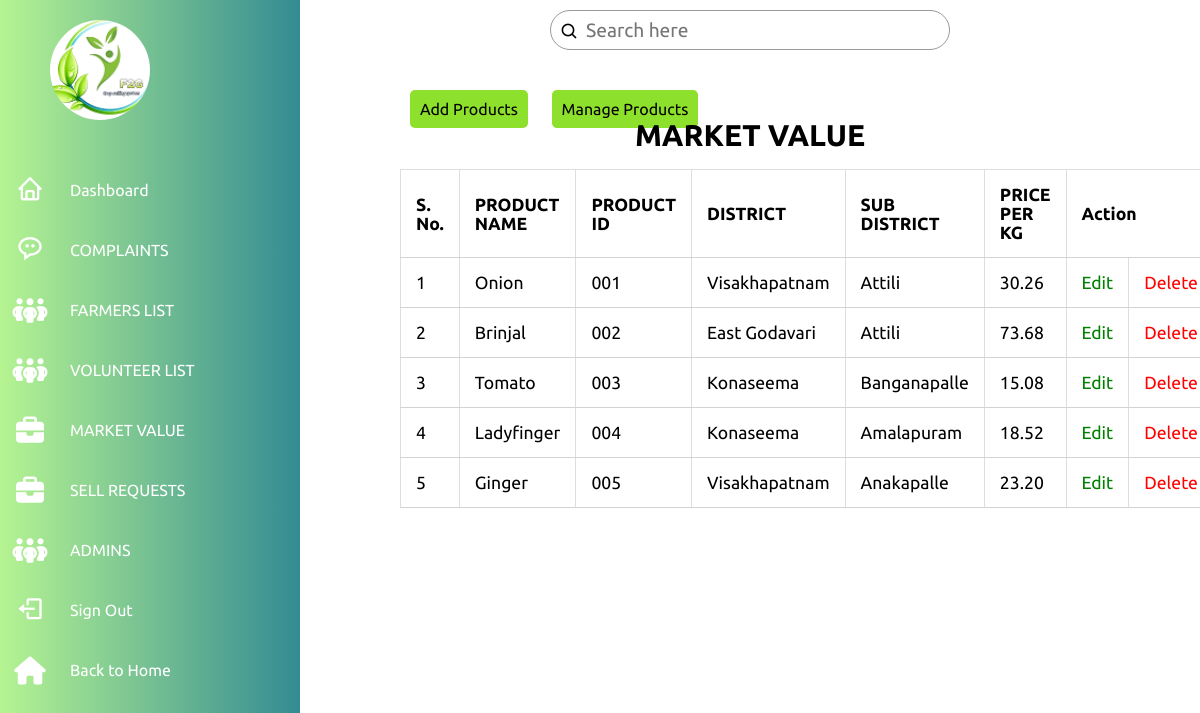
The page /admin-panel/marketvalue/index.php (signed in) on the database its author committed.
### tables this page shows
CREATE TABLE `marketvalue` (
  `id` int(11) NOT NULL,
  `pro_name` text DEFAULT NULL,
  `pro_id` text DEFAULT NULL,
  `district` text DEFAULT NULL,
  `subdistrict` text DEFAULT NULL,
  `price` text DEFAULT NULL
);

### admin-panel/marketvalue/index.php (the view, shortened to what this page needs)
<?php
    if(isset($_SESSION['admin']) && $_SESSION['admin'] == 'admin'){
    require_once('../config.php');
?>
<!DOCTYPE html>
<html lang="en">
<head>
    <link rel="stylesheet" href="../admin.css">
    <link href='https://unpkg.com/boxicons@2.1.4/css/boxicons.min.css' rel='stylesheet'>
    <link rel="stylesheet" href="https://cdnjs.cloudflare.com/ajax/libs/font-awesome/6.3.0/css/all.min.css">
</head>
<body>
    <div class="container">
        <div class="navigation">
            <ul>
                <li>
                    <a href="#">
                        <div class="user">
                            <img src="../images/logo.png">
                        </div>
                    </a>
                </li>
                <li>
                    <a href="../admin.php">
                        <span class="icon"><i class='bx bx-home' ></i></span>
                        <span class="title">Dashboard</span>
                    </a>
                </li>
                <li>
                    <a href="../messages/index.php">
                        <span class="icon"><i class='bx bx-message-rounded-dots' ></i></span>
                        <span class="title">COMPLAINTS</span>
                    </a>
                </li>
                <li>
                    <a href="../farmers/farmer.php">
                        <span class="icon"><i class="fa-solid fa-people-group"></i></span>
                        <span class="title">FARMERS LIST</span>
                    </a>
                </li>
                <li>
                    <a href="../volunteers/volunteer.php">
                        <span class="icon"><i class="fa-solid fa-people-group"></i></span>
                        <span class="title">VOLUNTEER LIST</span>
                    </a>
                </li>
                <li>
                    <a href="#">
                        <span class="icon"><i class="fa-solid fa-briefcase"></i></span>
                        <span class="title">MARKET VALUE</span>
                    </a>
                </li>
                <li>
                    <a href="../sell-requests/sellrequests.php">
                        <span class="icon"><i class="fa-solid fa-briefcase"></i></span>
                        <span class="title">SELL REQUESTS</span>
                    </a>
                </li>
                <li>
                    <a href="../admins/index.php">
                        <span class="icon"><i class="fa-solid fa-people-group"></i></span>
                        <span class="title">ADMINS</span>
                    </a>
                </li>
                <li>
                    <a href="../../logout.php">
                        <span class="icon"><i class='bx bx-log-out'></i></span>
                        <span class="title">Sign Out</span>
                    </a>
                </li>
                <li>
                    <a href="../../index.php">
                        <span class="icon"><i class="fa-sharp fa-solid fa-house"></i></span>
                        <span class="title">Back to Home</span>
                    </a>
                </li>
            </ul>
        </div>
    </div>
    <div class="main">
        <div class="topbar">
            <div class="search">
                <label>
                    <input type="text" placeholder="Search here">
                    <i class='bx bx-search' ></i>
                </label>
            </div>
        </div>
       <div class="admin-content">
        <div class="button-group">
            <a href="./create.php" class="admin-btn btn-blg">Add Products</a>
            <a href="./index.php" class="admin-btn btn-blg">Manage Products</a>
        </div>
        <div class="content">
            <h2 class="page-title">MARKET VALUE</h2>
            <table>
                <thead>
                    <th>S. No.</th>
                    <th>PRODUCT NAME</th>
                    <th>PRODUCT ID</th>
                    <th>DISTRICT</th>
                    <th>SUB DISTRICT</th>
                    <th>PRICE PER KG</th>
                    <th colspan="2">Action</th>
                </thead>
                <tbody>
                    <?php
                        $products = mysqli_query($db,"SELECT * FROM `marketvalue`");
                        if(!$products){
                            die("Invalid Query !!!".mysqli_connect_error());
                        }
                        else{
                            while($row = mysqli_fetch_assoc($products)){
                                echo "
                                    <tr>
                                        <td>$row[id]</td>
                                        <td>$row[pro_name]</td>
                                        <td>$row[pro_id]</td>
                                        <td>$row[district]</td>
                                        <td>$row[subdistrict]</td>
                                        <td>$row[price]</td>
                                        <td><a href='./edit.php?id=$row[id]' class='edit'>Edit</a></td>
                                        <td><a href='./delete.php?id=$row[id]' class='delete'>Delete</a></td>
                                    </tr>
                                ";
                            }
                        }
                    ?>
                </tbody>
            </table>
        </div>
    </div>
    </div>
</body>
</html>
<?php
    }
    else{
        header("Location: ../../index.php");
    }
?>

### admin-panel/admin.css (style rules this page uses)
* { margin: 0; padding: 0; box-sizing: border-box; font-family: 'Ubuntu', sans-serif; }
:root { --violet: linear-gradient(to right, rgb(182, 244, 146), rgb(51, 139, 147)); --white: #fff; --grey: #f5f5f5; --black1: #222; --black2: #999; }
body { min-height: 100vh; overflow-x: hidden; }
a { text-decoration: none; }
th ,td { border: 1px solid #dddddd; text-align: left; padding: 8px; }
.admin-btn { padding: 10px; margin: 10px; width: 100px; border-radius: 5px; color: black; background: #8de02c; }
.container { position: relative; width: 100%; }
.navigation { position: fixed; width: 300px; height: 100%; background: var(--violet); border-left: 10px solid var(--violet); transition: 0.5s; overflow: hidden; }
.navigation ul { position: absolute; top: 0; left: 0; width: 100%; }
.navigation ul li { position: relative; width: 100%; list-style: none; border-top-left-radius: 30px; border-bottom-left-radius: 30px; }
.navigation ul li:nth-child(1) { margin-bottom: 40px; pointer-events: none; }
.navigation ul li a { position: relative; display: block; width: 100%; display: flex; text-decoration: none; color: var(--white); }
.navigation ul li a .icon { position: relative; display: block; min-width: 60px; height: 60px; line-height: 70px; text-align: center; }
.navigation ul li a .icon i { font-size: 1.75em; }
.navigation ul li a .title { position: relative; display: block; padding: 0 10px; line-height: 60px; text-align: start; white-space: nowrap; }
.main { position: absolute; width: calc(100% - 300px); left: 300px; min-height: 100vh; background: var(--white); transition: 0.5s; }
.topbar { width: 100%; height: 60px; display: flex; justify-content: space-around; align-items: center; padding: 0 10px; }
.search { position: relative; width: 400px; margin: 0 10px; }
.search label { position: relative; width: 100%; }
.search label input { width: 100%; height: 40px; border-radius: 40px; padding: 5px 20px; padding-left: 35px; font-size: 1.2em; outline: none; border: 1px solid var(--black2); }
.search label i { position: absolute; top: 0; left: 10px; font-size: 1.2em; }
.user { position: relative; margin-top: 20px; margin-left: 50px; width: 100px; height: 100px; border-radius: 50%; overflow: hidden; cursor: pointer; }
.user img { position: relative; top: 0; left: 0; width: 100%; height: 100%; object-fit: cover; }
.admin-content { position: relative; flex: 8; height: 100%; padding: 40px 100px 100px; overflow-y: scroll; }
.admin-content .page-title { text-align: center; margin-bottom: 16px; font-size: 30px; }
.admin-content table { width: 100%; border-collapse: collapse; font-size: 1.1rem; }
th, td { padding: 15px; text-align: left; border-bottom: 1px solid lightgrey; }
.edit { color: green; }
.delete { color: red; }

### rows shown on the page
marketvalue: id "1", pro_name "Onion", pro "001", district "Visakhapatnam", subdistrict "Attili", price "30.26"
marketvalue: id "2", pro_name "Brinjal", pro "002", district "East Godavari", subdistrict "Attili", price "73.68"
marketvalue: id "3", pro_name "Tomato", pro "003", district "Konaseema", subdistrict "Banganapalle", price "15.08"
marketvalue: id "4", pro_name "Ladyfinger", pro "004", district "Konaseema", subdistrict "Amalapuram", price "18.52"
marketvalue: id "5", pro_name "Ginger", pro "005", district "Visakhapatnam", subdistrict "Anakapalle", price "23.20"
